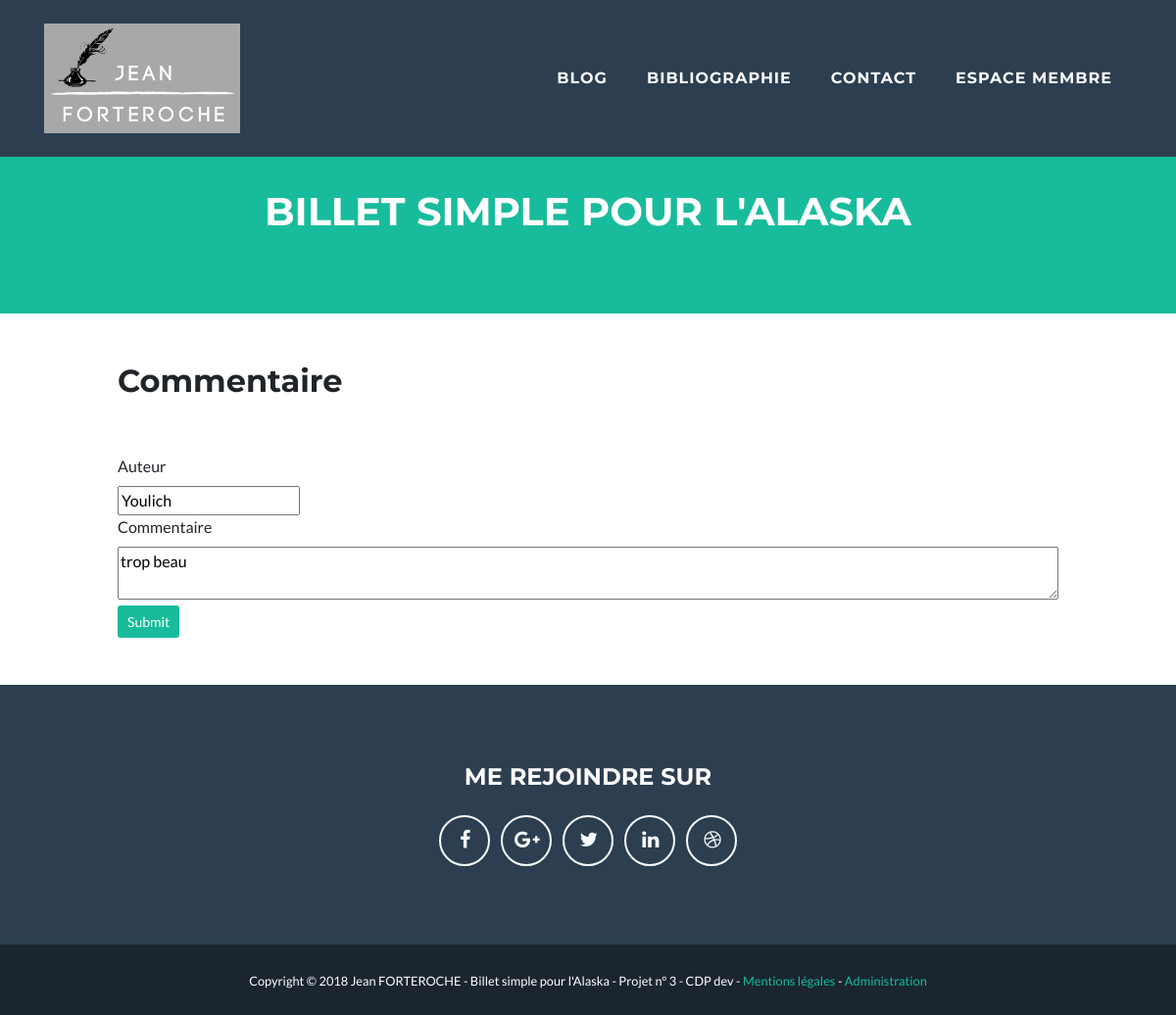
The app's page /index.php?action=Comment&numComm=45 (signed in), older data.
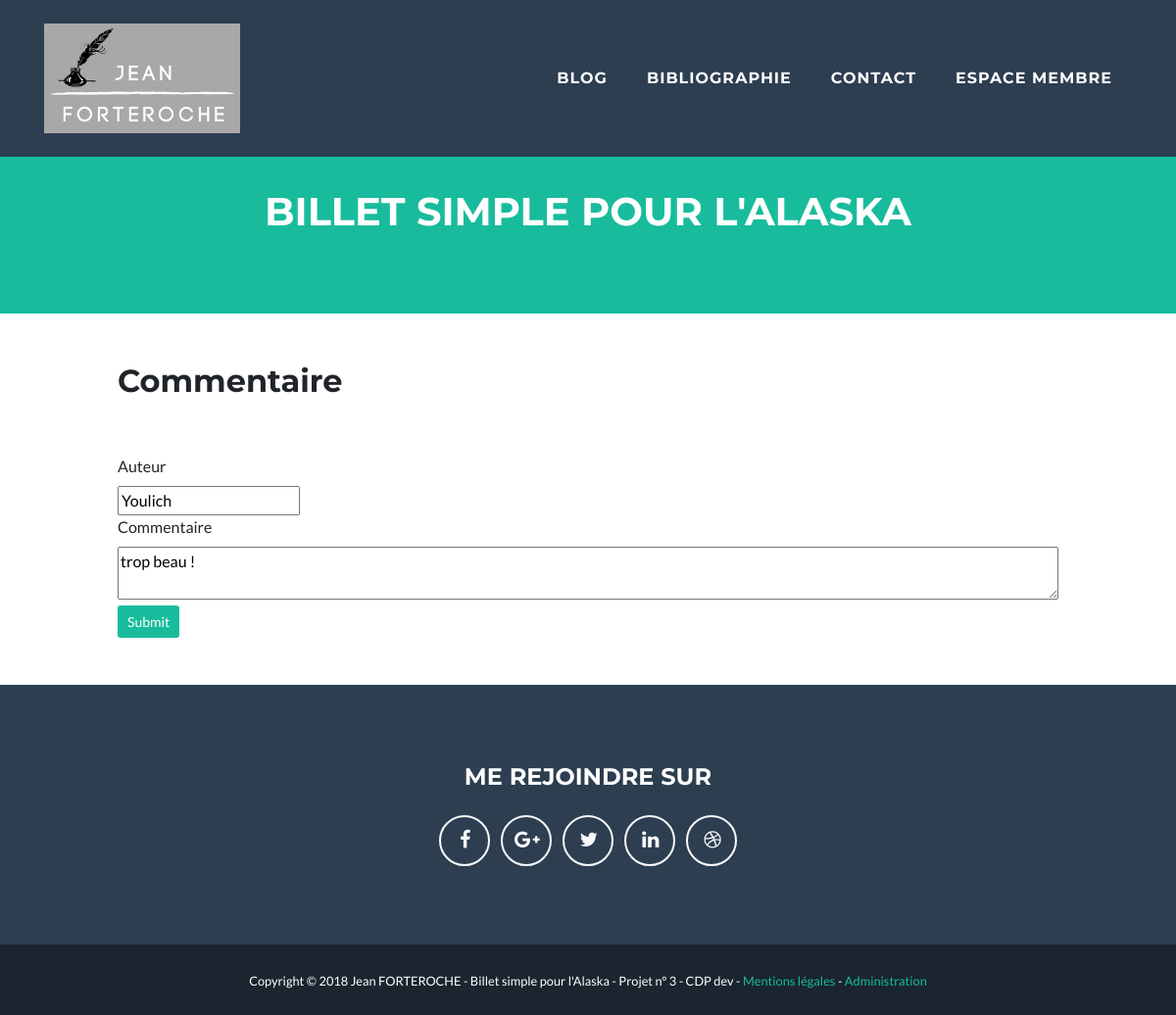
The same page, newer data.
### tables this page shows
CREATE TABLE IF NOT EXISTS `comments` (
  `id` int(11) NOT NULL AUTO_INCREMENT,
  `comment` text NOT NULL,
  `commentDate` datetime NOT NULL,
  `chapterId` int(11) NOT NULL,
  `membreId` int(11) NOT NULL,
  `membrePseudo` varchar(255) NOT NULL,
  `statut` enum('En attente','Valide','Refus','Alerte') NOT NULL,
  PRIMARY KEY (`id`)
);

### index.php (called while the page is built, shortened)
<?php
require_once("controler/Autoload.php");
$router = new \router\Router();
$router->diriger();

### model/CommentManager.php (called while the page is built, shortened)
<?php
class CommentManager extends DbConnect
{
    public function getComment ($numcomm)
    {
        $pdo = $this->dbConnect();
        $PDOStatement = $pdo->prepare('SELECT * FROM comments WHERE id = ? ORDER BY commentDate DESC');
        $PDOStatement->execute(array($numcomm));
        while ($data = $PDOStatement->fetch(\PDO::FETCH_ASSOC)) {
            $comment = new Comment();
            $comment->hydrate($data);
        }
        return $comment;
    }
}

### controler/Autoload.php (called while the page is built, shortened)
<?php
class Autoload
{
    static function chargerClass($class)
    {
        $file = str_replace('\\','/',$class);
        $file = ltrim($file,'/');
    }
}

### entity/Comment.php (called while the page is built, shortened)
<?php
class Comment
{
    private $id;
    private $comment;
    private $membrePseudo;
    public function hydrate(array $donnees)
    {
        foreach ($donnees as $key => $value)
        {
            $method = 'set'.ucfirst($key);
        }
    }
    public function getId ()
    {
        return $this->id;
    }
    public function setId ($id)
    {
        $this->id = $id;
    }
    public function getComment ()
    {
        return $this->comment;
    }
    public function setComment ($comment)
    {
        $this->comment = $comment;
    }
    public function getMembrePseudo()
    {
        return $this->membrePseudo;
    }
    public function setMembrePseudo ($membrePseudo)
    {
        $this->membrePseudo = $membrePseudo;
    }
}

### view/frontend/CommentView.php (the view, shortened to what this page needs)
<h2>Commentaire</h2>
<br><br>
<form action="index.php?action=ModifComment&amp;numComm=<?= $comment->getId() ?>" method="post">
    <div>
        <label for="author">Auteur</label><br />
        <input type="text" id="author" name="author" value="<?php echo $comment->getMembrePseudo()?>" />
    </div>
    <div>
        <label for="comment">Commentaire</label><br />
        <textarea id="comment" name="comment"><?php echo htmlspecialchars($comment->getComment())?></textarea>
    </div>
    <div>
        <input type="submit" class="btn btn-success btn-sm"/>
    </div>
    <br/><br/>
</form>
<?php require('templateBlog.php'); ?>

Row changes from the older to the newer data that the page shows:
changed comments "Youlich": comment "trop beau" → "trop beau !"
